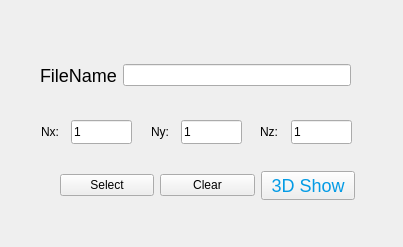
<?xml version="1.0" encoding="UTF-8"?>
<ui version="4.0">
 <class>Model_3D_display</class>
 <widget class="QWidget" name="Model_3D_display">
  <property name="geometry">
   <rect>
    <x>0</x>
    <y>0</y>
    <width>403</width>
    <height>247</height>
   </rect>
  </property>
  <property name="windowTitle">
   <string>Form</string>
  </property>
  <widget class="QWidget" name="horizontalLayoutWidget">
   <property name="geometry">
    <rect>
     <x>60</x>
     <y>170</y>
     <width>295</width>
     <height>31</height>
    </rect>
   </property>
   <layout class="QHBoxLayout" name="hor_3D">
    <item>
     <widget class="QPushButton" name="btn_selectFile">
      <property name="styleSheet">
       <string notr="true">QLabel {
	border: none;
	font-size: 18px;
}</string>
      </property>
      <property name="text">
       <string>Select</string>
      </property>
     </widget>
    </item>
    <item>
     <widget class="QPushButton" name="btn_clear">
      <property name="text">
       <string>Clear</string>
      </property>
     </widget>
    </item>
    <item>
     <widget class="QPushButton" name="btn_show3D">
      <property name="styleSheet">
       <string notr="true">QPushButton {
	font-size: 18px;	
	color: #039BE5;
}</string>
      </property>
      <property name="text">
       <string>3D Show</string>
      </property>
     </widget>
    </item>
   </layout>
  </widget>
  <widget class="QWidget" name="horizontalLayoutWidget_4">
   <property name="geometry">
    <rect>
     <x>40</x>
     <y>50</y>
     <width>311</width>
     <height>51</height>
    </rect>
   </property>
   <layout class="QHBoxLayout" name="hor_file">
    <item>
     <widget class="QLabel" name="label_filename">
      <property name="font">
       <font>
        <pointsize>-1</pointsize>
        <italic>false</italic>
        <kerning>true</kerning>
       </font>
      </property>
      <property name="styleSheet">
       <string notr="true">QLabel {
	border: none;
	font-size: 18px;
}</string>
      </property>
      <property name="text">
       <string>FileName</string>
      </property>
      <property name="scaledContents">
       <bool>false</bool>
      </property>
     </widget>
    </item>
    <item>
     <widget class="QLineEdit" name="value_filePath"/>
    </item>
   </layout>
  </widget>
  <widget class="QLineEdit" name="value_Ny">
   <property name="geometry">
    <rect>
     <x>181</x>
     <y>120</y>
     <width>61</width>
     <height>24</height>
    </rect>
   </property>
   <property name="text">
    <string>1</string>
   </property>
  </widget>
  <widget class="QLabel" name="label_Ny">
   <property name="geometry">
    <rect>
     <x>151</x>
     <y>120</y>
     <width>24</width>
     <height>24</height>
    </rect>
   </property>
   <property name="text">
    <string>Ny:</string>
   </property>
  </widget>
  <widget class="QLineEdit" name="value_Nz">
   <property name="geometry">
    <rect>
     <x>291</x>
     <y>120</y>
     <width>61</width>
     <height>24</height>
    </rect>
   </property>
   <property name="text">
    <string>1</string>
   </property>
  </widget>
  <widget class="QLineEdit" name="value_Nx">
   <property name="geometry">
    <rect>
     <x>71</x>
     <y>120</y>
     <width>61</width>
     <height>24</height>
    </rect>
   </property>
   <property name="text">
    <string>1</string>
   </property>
  </widget>
  <widget class="QLabel" name="label_Ny_2">
   <property name="geometry">
    <rect>
     <x>41</x>
     <y>120</y>
     <width>24</width>
     <height>24</height>
    </rect>
   </property>
   <property name="text">
    <string>Nx:</string>
   </property>
  </widget>
  <widget class="QLabel" name="label_Nz">
   <property name="geometry">
    <rect>
     <x>260</x>
     <y>120</y>
     <width>24</width>
     <height>24</height>
    </rect>
   </property>
   <property name="text">
    <string>Nz:</string>
   </property>
  </widget>
 </widget>
 <resources/>
 <connections/>
</ui>
